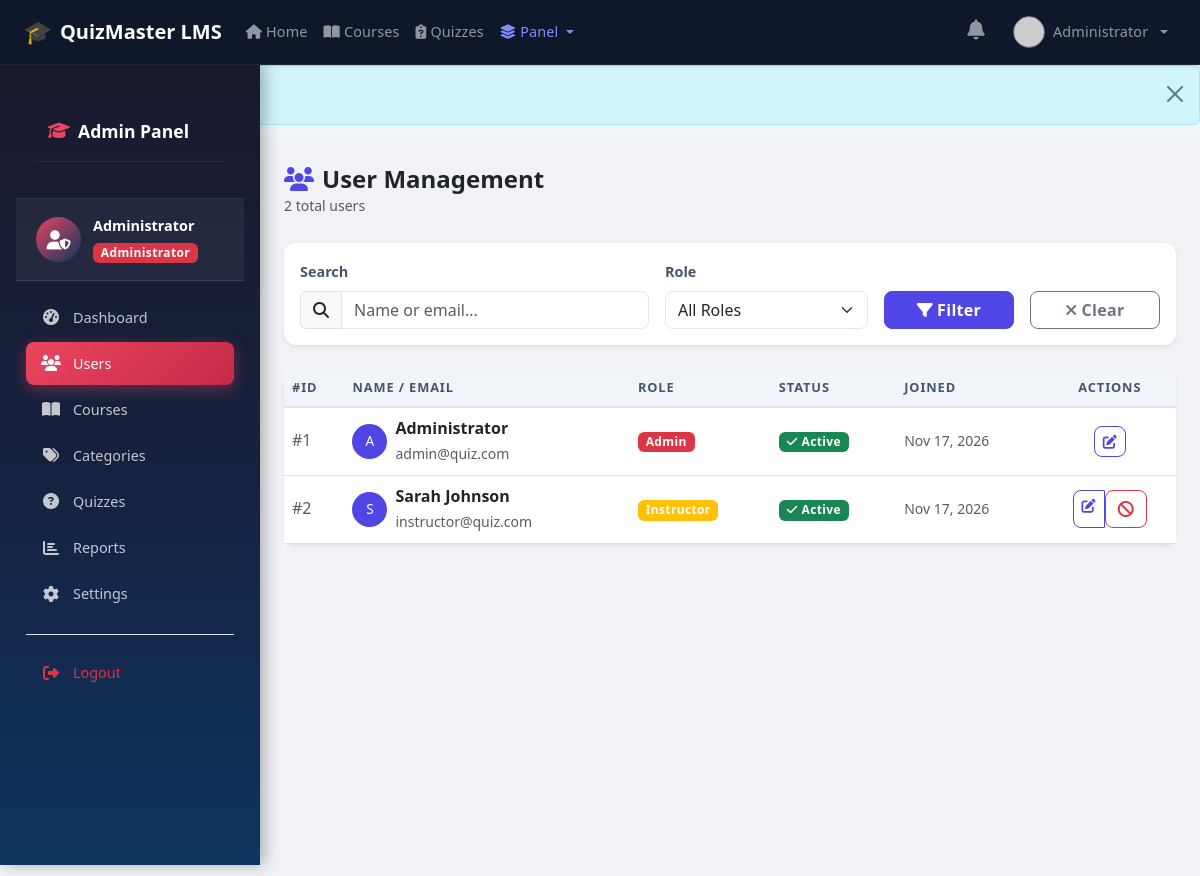
The page /admin/users.php (signed in) on the database its author committed.
### tables this page shows
CREATE TABLE IF NOT EXISTS users (
    id              INT UNSIGNED AUTO_INCREMENT PRIMARY KEY,
    name            VARCHAR(150)    NOT NULL,
    email           VARCHAR(255)    NOT NULL UNIQUE,
    password_hash   VARCHAR(255)    NOT NULL,
    role            ENUM('admin','instructor','student') NOT NULL DEFAULT 'student',
    avatar          VARCHAR(255)    DEFAULT NULL,
    bio             TEXT            DEFAULT NULL,
    is_active       TINYINT(1)      NOT NULL DEFAULT 1,
    created_at      DATETIME        NOT NULL DEFAULT CURRENT_TIMESTAMP,
    updated_at      DATETIME        NOT NULL DEFAULT CURRENT_TIMESTAMP ON UPDATE CURRENT_TIMESTAMP,
    INDEX idx_users_email  (email),
    INDEX idx_users_role   (role),
    INDEX idx_users_active (is_active)
);

### config/db.php (called while the page is built, shortened)
<?php
function getDB(): PDO
{
    static $pdo = null;
    if ($pdo === null) {
        $dsn = sprintf(
            'mysql:host=%s;dbname=%s;charset=%s',
            DB_HOST,
            DB_NAME,
            DB_CHARSET
        );
        $options = [
            PDO::ATTR_ERRMODE            => PDO::ERRMODE_EXCEPTION,
            PDO::ATTR_DEFAULT_FETCH_MODE => PDO::FETCH_ASSOC,
            PDO::ATTR_EMULATE_PREPARES   => false,
            PDO::MYSQL_ATTR_INIT_COMMAND => "SET NAMES utf8mb4 COLLATE utf8mb4_unicode_ci",
        ];
        try {
            $pdo = new PDO($dsn, DB_USER, DB_PASS, $options);
        } catch (PDOException $e) {
            error_log('[DB] Connection failed: ' . $e->getMessage());
            if (defined('DOING_API') && DOING_API) {
                header('Content-Type: application/json');
                http_response_code(503);
                die(json_encode(['error' => 'Database unavailable. Please try again later.']));
            }
            die('<h2 style="font-family:sans-serif;color:#c00;padding:2rem">
                  Database connection failed. Please contact the administrator.
                 </h2>');
        }
    }
    return $pdo;
}
function dbQuery(string $sql, array $params = []): PDOStatement
{
    $stmt = getDB()->prepare($sql);
    $stmt->execute($params);
    return $stmt;
}
function dbRow(string $sql, array $params = []): array|false
{
    return dbQuery($sql, $params)->fetch();
}

### admin/users.php (the view, shortened to what this page needs)
<?php
$pdo = getDB();
$search  = sanitize($_GET['search'] ?? '');
$roleF   = sanitize($_GET['role'] ?? '');
$page    = max(1, (int)($_GET['page'] ?? 1));
$perPage = 20;
$offset  = ($page - 1) * $perPage;
$where  = "WHERE 1=1";
$params = [];
$total = $pdo->prepare("SELECT COUNT(*) FROM users $where");
$total->execute($params);
$totalCount = $total->fetchColumn();
$stmt = $pdo->prepare("SELECT id, name, email, role, is_active, created_at FROM users $where ORDER BY created_at DESC LIMIT $perPage OFFSET $offset");
$stmt->execute($params);
$users = $stmt->fetchAll();
require_once __DIR__ . '/../includes/header.php';
?>
<div class="d-flex">
    <?php require_once __DIR__ . '/includes/sidebar.php'; ?>
    <div class="admin-main flex-grow-1 p-4">
        <div class="d-flex justify-content-between align-items-center mb-4">
            <div>
                <h4 class="mb-0 fw-bold text-dark"><i class="fas fa-users me-2 text-primary"></i>User Management</h4>
                <small class="text-muted"><?= number_format($totalCount) ?> total users</small>
            </div>
        </div>
        <div class="card border-0 shadow-sm mb-4">
            <div class="card-body">
                <form method="GET" class="row g-3 align-items-end">
                    <div class="col-md-5">
                        <label class="form-label fw-semibold">Search</label>
                        <div class="input-group">
                            <span class="input-group-text"><i class="fas fa-search"></i></span>
                            <input type="text" name="search" class="form-control" placeholder="Name or email..." value="<?= htmlspecialchars($search) ?>">
                        </div>
                    </div>
                    <div class="col-md-3">
                        <label class="form-label fw-semibold">Role</label>
                        <select name="role" class="form-select">
                            <option value="">All Roles</option>
                        </select>
                    </div>
                    <div class="col-md-2">
                        <button class="btn btn-primary w-100"><i class="fas fa-filter me-1"></i>Filter</button>
                    </div>
                    <div class="col-md-2">
                        <a href="<?= APP_URL ?>/admin/users.php" class="btn btn-outline-secondary w-100"><i class="fas fa-times me-1"></i>Clear</a>
                    </div>
                </form>
            </div>
        </div>
        <div class="card border-0 shadow-sm">
            <div class="card-body p-0">
                <div class="table-responsive">
                    <table class="table table-hover align-middle mb-0">
                        <thead class="table-dark">
                            <tr>
                                <th>#ID</th>
                                <th>Name / Email</th>
                                <th>Role</th>
                                <th>Status</th>
                                <th>Joined</th>
                                <th class="text-center">Actions</th>
                            </tr>
                        </thead>
                        <tbody>
                            <?php foreach ($users as $u): ?>
                            <tr>
                                <td><span class="text-muted">#<?= $u['id'] ?></span></td>
                                <td>
                                    <div class="d-flex align-items-center gap-2">
                                        <div class="user-avatar-sm bg-primary text-white rounded-circle d-flex align-items-center justify-content-center" style="width:35px;height:35px;font-size:0.85rem;flex-shrink:0;">
                                            <?= strtoupper(substr($u['name'],0,1)) ?>
                                        </div>
                                        <div>
                                            <div class="fw-semibold"><?= htmlspecialchars($u['name']) ?></div>
                                            <small class="text-muted"><?= htmlspecialchars($u['email']) ?></small>
                                        </div>
                                    </div>
                                </td>
                                <td>
                                    <?php $rc = ['admin'=>'danger','instructor'=>'warning','student'=>'info'][$u['role']] ?? 'secondary'; ?>
                                    <span class="badge bg-<?= $rc ?>"><?= ucfirst($u['role']) ?></span>
                                </td>
                                <td>
                                    <?php if ($u['is_active']): ?>
                                        <span class="badge bg-success"><i class="fas fa-check me-1"></i>Active</span>
                                    <?php else: ?>
                                        <span class="badge bg-secondary"><i class="fas fa-ban me-1"></i>Inactive</span>
                                    <?php endif; ?>
                                </td>
                                <td><small class="text-muted"><?= formatDate($u['created_at'], 'M d, Y') ?></small></td>
                                <td class="text-center">
                                    <div class="btn-group btn-group-sm">
                                        <a href="?edit=<?= $u['id'] ?>&<?= http_build_query(['search'=>$search,'role'=>$roleF,'page'=>$page]) ?>" class="btn btn-outline-primary" title="Edit" data-bs-toggle="modal" data-bs-target="#editModal" onclick="loadEdit(<?= htmlspecialchars(json_encode($u)) ?>)">
                                            <i class="fas fa-edit"></i>
                                        </a>
                                        <?php if ($u['id'] != $_SESSION['user_id']): ?>
                                        <form method="POST" class="d-inline" onsubmit="return confirm('Deactivate this user?')">
                                            <button type="submit" class="btn btn-outline-danger" title="Deactivate"><i class="fas fa-ban"></i></button>
                                        </form>
                                        <?php endif; ?>
                                    </div>
                                </td>
                            </tr>
                            <?php endforeach; ?>
                        </tbody>
                    </table>
                </div>
            </div>
        </div>
    </div>
</div>
<?php require_once __DIR__ . '/../includes/footer.php'; ?>

### includes/nav.php (shortened to what this page needs)
<?php
if (isLoggedIn()) {
    $authUser = currentUser();
}
$currentPath = $_SERVER['PHP_SELF'] ?? '';
function navActive(string $segment): string {
    global $currentPath;
    return str_contains($currentPath, $segment) ? 'active' : '';
}
?>
<nav class="navbar navbar-expand-lg navbar-dark bg-dark sticky-top shadow-sm" id="mainNav">
  <div class="container-fluid px-4">
    <a class="navbar-brand fw-bold fs-5 d-flex align-items-center gap-2" href="<?= APP_URL ?>/">
      <span class="brand-icon">🎓</span>
      <span class="brand-text"><?= APP_NAME ?></span>
    </a>
    <div class="collapse navbar-collapse" id="navbarMain">
      <ul class="navbar-nav me-auto mb-2 mb-lg-0">
        <li class="nav-item">
          <a class="nav-link <?= navActive('/index') ?>" href="<?= APP_URL ?>/">
            <i class="fa fa-home me-1"></i>Home
          </a>
        </li>
        <li class="nav-item">
          <a class="nav-link <?= navActive('/courses') ?>" href="<?= APP_URL ?>/courses/">
            <i class="fa fa-book-open me-1"></i>Courses
          </a>
        </li>
        <li class="nav-item">
          <a class="nav-link <?= navActive('/quiz') ?>" href="<?= APP_URL ?>/quiz/">
            <i class="fa fa-clipboard-question me-1"></i>Quizzes
          </a>
        </li>
        <?php if (isLoggedIn() && hasRole(['admin', 'instructor'])): ?>
        <li class="nav-item dropdown">
          <a class="nav-link dropdown-toggle <?= navActive('/admin') || navActive('/instructor') ? 'active' : '' ?>"
             href="#" id="panelDropdown" role="button"
             data-bs-toggle="dropdown" aria-expanded="false">
            <i class="fa fa-layer-group me-1"></i>Panel
          </a>
        </li>
        <?php endif; ?>
      </ul>
      <ul class="navbar-nav ms-auto mb-2 mb-lg-0 align-items-lg-center gap-1">
        <?php if (isLoggedIn()): ?>
          <li class="nav-item dropdown">
            <a class="nav-link position-relative px-3" href="#"
               id="notifDropdown" role="button"
               data-bs-toggle="dropdown" aria-expanded="false"
               title="Notifications">
              <i class="fa fa-bell fs-5"></i>
            </a>
          </li>
          <li class="nav-item dropdown">
            <a class="nav-link dropdown-toggle d-flex align-items-center gap-2 px-2"
               href="#" id="userDropdown" role="button"
               data-bs-toggle="dropdown" aria-expanded="false">
              <img src="<?= avatarUrl($authUser ?? []) ?>"
                   alt="avatar" class="rounded-circle border border-secondary"
                   width="32" height="32" style="object-fit:cover">
              <span class="d-none d-lg-inline text-truncate" style="max-width:120px">
                <?= sanitize($authUser['name'] ?? 'User') ?>
              </span>
            </a>
          </li>
        <?php endif; ?>
      </ul>
    </div>
  </div>
</nav>

### assets/css/style.css (style rules this page uses)
:root { --primary: #4f46e5; --primary-dark: #3730a3; --primary-light: #818cf8; --secondary: #0ea5e9; --success: #22c55e; --warning: #f59e0b; --danger: #ef4444; --info: #06b6d4; --bg-body: #f1f5f9; --bg-card: #ffffff; --bg-dark: #0f172a; --bg-dark-2: #1e293b; --bg-dark-3: #334155; --text-primary: #0f172a; --text-secondary: #475569; --text-muted: #94a3b8; --border-color: #e2e8f0; --border-radius: .75rem; --border-radius-sm: .5rem; --shadow-sm: 0 1px 3px rgba(0,0,0,.08), 0 1px 2px rgba(0,0,0,.06); --shadow: 0 4px 6px rgba(0,0,0,.07), 0 2px 4px rgba(0,0,0,.06); --shadow-lg: 0 10px 15px rgba(0,0,0,.1), 0 4px 6px rgba(0,0,0,.05); --shadow-xl: 0 20px 25px rgba(0,0,0,.12), 0 10px 10px rgba(0,0,0,.04); --transition: all .2s ease; --font-sans: 'Segoe UI', system-ui, -apple-system, sans-serif; }
*, *::before, *::after { box-sizing: border-box; }
html { scroll-behavior: smooth; }
body { font-family: var(--font-sans); background: var(--bg-body); color: var(--text-primary); line-height: 1.6; min-height: 100vh; display: flex; flex-direction: column; }
a { transition: var(--transition); }
img { max-width: 100%; }
#mainNav { background: var(--bg-dark) !important; border-bottom: 1px solid rgba(255,255,255,.06); }
.brand-icon { font-size: 1.4rem; }
.navbar-nav .nav-link { font-size: .9rem; font-weight: 500; letter-spacing: .01em; padding: .5rem .75rem; border-radius: var(--border-radius-sm); transition: var(--transition); }
.navbar-nav .nav-link:hover, .navbar-nav .nav-link.active { color: var(--primary-light) !important; }
.card { border: none; border-radius: var(--border-radius); box-shadow: var(--shadow-sm); background: var(--bg-card); transition: var(--transition); }
.table th { font-size: .8rem; text-transform: uppercase; letter-spacing: .07em; color: var(--text-secondary); background: var(--bg-body); border-bottom: 2px solid var(--border-color); font-weight: 600; }
.table td { vertical-align: middle; }
.badge { font-weight: 600; letter-spacing: .03em; }
.form-control, .form-select { border-color: var(--border-color); border-radius: var(--border-radius-sm); transition: var(--transition); }
.form-label { font-weight: 600; font-size: .9rem; color: var(--text-secondary); }
.btn { font-weight: 600; border-radius: var(--border-radius-sm); transition: var(--transition); letter-spacing: .02em; }
.btn-primary { background: var(--primary); border-color: var(--primary); }
.btn-outline-primary { color: var(--primary); border-color: var(--primary); }
.text-primary { color: var(--primary) !important; }
.bg-primary { background: var(--primary) !important; }

### admin/includes/sidebar.php (style rules this page uses)
.admin-main { margin-left: 260px; width: calc(100% - 260px); min-height: calc(100vh - var(--admin-nav-h, 64px)); background: #f0f2f5; }
.admin-main > .row, .admin-main > .card, .admin-main > .alert { max-width: 100%; }

### rows shown on the page
users: name "Administrator", id "1", name "A", email "admin@quiz.com", role "Admin", is_active 1 (drawn), created_at "Nov 17, 2026"
users: id "2", name "S", name "Sarah Johnson", email "instructor@quiz.com", role "Instructor", is_active 1 (drawn), created_at "Nov 17, 2026"

### other values the page prints
APP_NAME "QuizMaster LMS"
$adminName "Administrator"
$totalCount "2"
